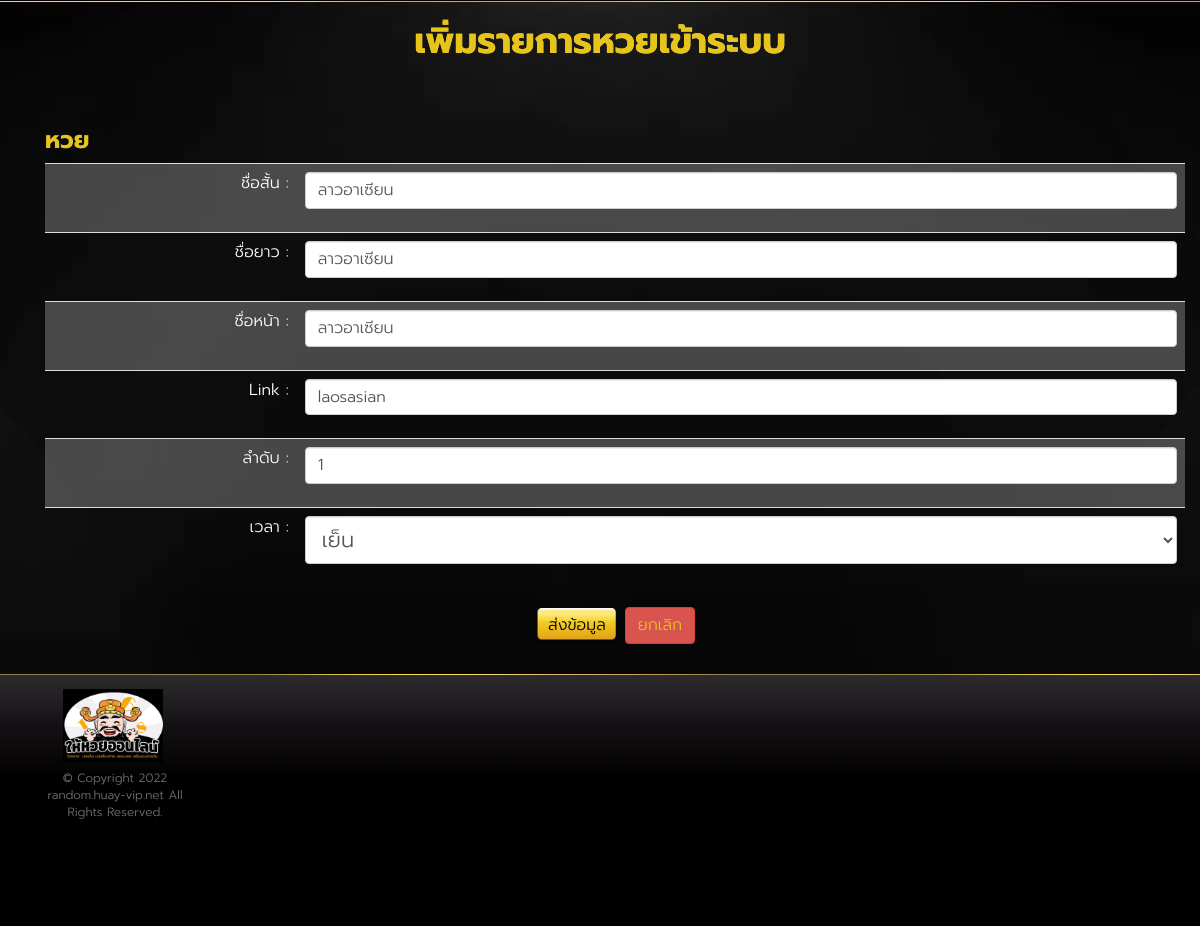
The page /backend/huay/edit/119 (signed in) on the database its author committed.
### huayrandom/models.py (models this page shows, shortened)
class HuayListModel(models.Model):
    short_name = models.CharField(default='None', max_length=255)
    order_number = models.IntegerField(default=1,)
    full_name = models.CharField(default='None', max_length=255)
    page_name = models.CharField(default='None', max_length=255)
    time = models.TimeField()
    link = models.CharField(default='None', max_length=255)

### huayrandom/views.py (the view, shortened to what this page needs)
@login_required
def EditHuayList(request,id):
    print(f"Target: {request.user.username} | EditHuayList")
    context = {}
    if 'error' in request.session:
        context['error'] = request.session['error']
        request.session['error'] = ''  # clear stuck error in session
    if 'errordup' in request.session:
        context['errordup'] = request.session['errordup']
        request.session['errordup'] = ''  # clear stuck errordup in session
    data = HuayListModel.objects.get(id=id)
    context['data'] = HuayListModel.objects.get(id=id)
    context['time'] = str(data.time)
    return render(request, 'huay_list/edit_huay_list.html', context)

### huayrandom/templates/huay_list/edit_huay_list.html (shortened to what this page needs)
{% extends 'component/layout.html' %}
{%block content%}
<div class="wrap">
  <section class="slot-home-body">
    <div class="container">
      <div>
        <h1 class="shine-text big-font text-center">เพิ่มรายการหวยเข้าระบบ</h1>
      </div>
      <section class="content">
        <div class="container">
          <div class="slot-intro">
            <form method="post">
              <h3>หวย</h3>
              <table class="table table-striped">
                <tr>
                  <td class="text-right">ชื่อสั้น : </td>
                  <td class="text-center">
                    <div class="form-group">
                      <input type="text" class="form-control" name="short_name" value="{{data.short_name}}">
                    </div>
                  </td>
                </tr>
                <tr>
                  <td class="text-right">ชื่อยาว : </td>
                  <td class="text-center">
                    <div class="form-group">
                      <input type="text" class="form-control" name="full_name" value="{{data.full_name}}">
                    </div>
                  </td>
                </tr>
                <tr>
                  <td class="text-right">ชื่อหน้า : </td>
                  <td class="text-center">
                    <div class="form-group">
                      <input type="text" class="form-control" name="page_name" value="{{data.page_name}}">
                    </div>
                  </td>
                </tr>
                <tr>
                  <td class="text-right">Link : </td>
                  <td class="text-center">
                    <div class="form-group">
                      <input type="text" class="form-control" name="link" value="{{data.link}}">
                    </div>
                  </td>
                </tr>
                <tr>
                  <td class="text-right">ลำดับ : </td>
                  <td class="text-center">
                    <div class="form-group">
                      <input type="number" class="form-control" name="order_number" value="{{data.order_number}}">
                    </div>
                  </td>
                </tr>
                <tr>
                  <td class="text-right">เวลา : </td>
                  <td colspan="9" class="text-center">
                    <div class="form-group">
                      <select name="time" class="form-control">
                        <option {% if time == "19:00:00" %} selected {%endif%} value="19:00:00">เย็น</option>
                      </select>
                    </div>
                  </td>
                </tr>
              </table>
              <div class="text-center">
                <button type="submit" class="btn btn-default">ส่งข้อมูล</button>
                <a class="btn btn-danger" href="/backend/huay/list">ยกเลิก</a>
              </div>
            </form>
          </div>
        </div>
      </section>
    </div>
    {%endblock content%}

### static/assets/css/style.css (style rules this page uses)
body { background: #030203; color: #fff; font-family: 'Prompt-Light'; font-size: 21px; }
h1, h2, h3 { color: #e6c41a; font-family: 'Prompt' }
a { color: #fff; -moz-transition: ease .3s; -o-transition: ease .3s; -webkit-transition: ease .3s; transition: ease .3s }
.wrap { background: url("/static/images/background/bkg_livecasino.webp") top center no-repeat; padding-top: 1px }
.content { padding: 30px 0 0px }
.content a { color: #e6c41a }
.shine-text { background: linear-gradient(to right, #e6c41a 20%, #ffffff 40%, #ffffff 60%, #e6c41a 80%); background-size: 200% auto; color: #e6c41a; background-clip: text; text-fill-color: transparent; -webkit-background-clip: text; animation: shine 2s linear infinite; margin-bottom: 15px }
.slot-intro { font-size: 16px }
.btn { font-size: 22px }
.btn.btn-default { background: url("/static/images/component/btn_bg.webp") top center no-repeat; background-size: 100% 100%; border-color: transparent; color: #000 }
.form-control { font-size: 21px; height: auto }

### static/assets/css/style-custom.css (style rules this page uses)
body { font-family: "Prompt-Light" !important; font-size: 10px; background-image: url("/static/images/background/bg.webp"); }
.table-striped>tbody>tr:nth-of-type(odd) { background-color: #f9f9f940; }
input { font-size: 16px !important; }
.text-right { text-align: right!important; }
.btn { font-size: 16px; }

### rows shown on the page
HuayListModel: short_name "ลาวอาเซียน", full_name "ลาวอาเซียน", page_name "ลาวอาเซียน", link "laosasian", order_number "1"
